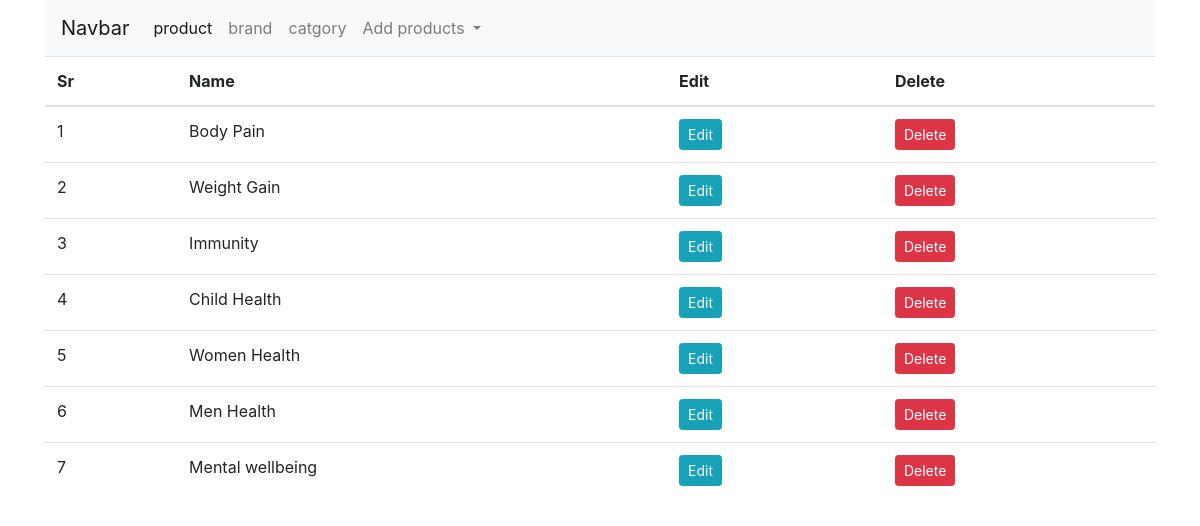
The page /categories on the database its author committed.
### shop/products/models.py (models this page shows, shortened)
class Category(db.Model):
    id = db.Column(db.Integer, primary_key=True)
    name = db.Column(db.String(30), unique=True, nullable=False)

### shop/admin/routes.py (the view)
@app.route('/categories')
def categories():
    categories = Category.query.order_by(Category.id.desc()).all()
    return render_template('admin/brand.html', title='categories',categories=categories)

### shop/templates/admin/brand.html (shortened to what this page needs)
{% extends 'layout.html' %}
{% block content %}
<div class="container">
    <nav class="navbar navbar-expand-lg navbar-light bg-light">
        <a class="navbar-brand" href="{{url_for('admin')}}">Navbar</a>
        <div class="collapse navbar-collapse" id="navbarNavDropdown">
          <ul class="navbar-nav">
            <li class="nav-item active">
              <a class="nav-link" href="{{url_for('admin')}}">product <span class="sr-only">(current)</span></a>
            </li>
            <li class="nav-item">
              <a class="nav-link" href="{{url_for('brands')}}">brand</a>
            </li>
            <li class="nav-item">
              <a class="nav-link" href="{{url_for('categories')}}">catgory</a>
            </li>
            <li class="nav-item dropdown">
              <a class="nav-link dropdown-toggle" href="#" id="navbarDropdownMenuLink" role="button" data-toggle="dropdown" aria-haspopup="true" aria-expanded="false">
                Add products
              </a>
            </li>
          </ul>
        </div>
      </nav>
</div>
<div class="container">
    <table class="table tbale-sm">
        <thead>
            <th>Sr</th>
            <th>Name</th>
            <th>Edit</th>
            <th>Delete</th>
        </thead>
        <tbody>
         {% if brands %}
          {% for brand in brands %}
          <tr>
            <td>{{loop.index}}</td>
            <td>{{ brand.name }}</td>
            <td><a href="{{url_for('updatebrand', id=brand.id)}}" class="btn btn-sm btn-info">Edit</a></td>
            <td><button type="button" class="btn btn-danger btn-sm" data-toggle="modal" data-target="#exampleModal-{{brand.id}}">
              Delete
            </button></td>
          </tr>
<div class="modal fade" id="exampleModal-{{brand.id}}" tabindex="-1" role="dialog" aria-labelledby="exampleModalLabel" aria-hidden="true">
  <div class="modal-dialog" role="document">
    <div class="modal-content">
      <div class="modal-header">
        <h5 class="modal-title" id="exampleModalLabel">{{ brand.name }}</h5>
        <button type="button" class="close" data-dismiss="modal" aria-label="Close">
          <span aria-hidden="true">&times;</span>
        </button>
      </div>
      <div class="modal-body">
        <p class="text-danger">Are you Sure that you want to delete this brand ({{ brand.name }}) </p>
       </div>
       <div class="modal-footer">
        <button type="button" class="btn btn-secondary" data-dismiss="modal">Cancel</button>
        <form action="{{url_for('deletebrand',id=brand.id)}}" method="post">
          <button type="submit" class="btn btn-danger">Delete</button>
        </form>
      </div>
    </div>
  </div>
</div>
          {% endfor %}
          {% else %}
          {% for category in categories %}
          <tr>
            <td>{{loop.index}}</td>
            <td>{{ category.name }}</td>
            <td> <a href="{{url_for('updatecat', id=category.id)}}" class="btn btn-sm btn-info">Edit</a></td>
            <td><button type="button" class="btn btn-danger btn-sm" data-toggle="modal" data-target="#exampleModal-{{category.id}}">
              Delete
            </button></td>
          </tr>
          {% endfor %}
          {% endif %}
        </tbody>
    </table>
</div>
{% endblock content %}

### rows shown on the page
Category: name "Body Pain"
Category: name "Weight Gain"
Category: name "Immunity"
Category: name "Child Health"
Category: name "Women Health"
Category: name "Men Health"
Category: name "Mental wellbeing"
